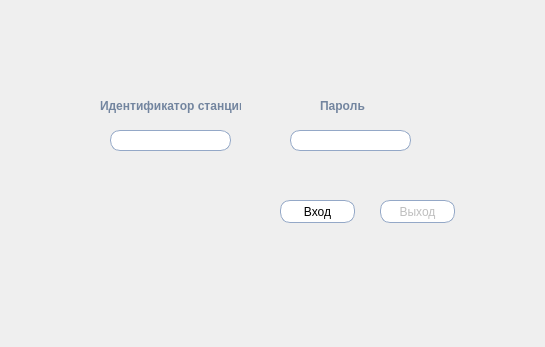
<?xml version="1.0" encoding="UTF-8"?>
<ui version="4.0">
 <class>Dialog</class>
 <widget class="QDialog" name="Dialog">
  <property name="enabled">
   <bool>true</bool>
  </property>
  <property name="geometry">
   <rect>
    <x>0</x>
    <y>0</y>
    <width>545</width>
    <height>347</height>
   </rect>
  </property>
  <property name="windowTitle">
   <string>Dialog</string>
  </property>
  <property name="styleSheet">
   <string notr="true"/>
  </property>
  <widget class="QLabel" name="label">
   <property name="geometry">
    <rect>
     <x>100</x>
     <y>90</y>
     <width>141</width>
     <height>31</height>
    </rect>
   </property>
   <property name="font">
    <font>
     <weight>75</weight>
     <bold>true</bold>
     <kerning>false</kerning>
    </font>
   </property>
   <property name="styleSheet">
    <string notr="true">QLabel{
color: rgb(115, 133, 159);
}</string>
   </property>
   <property name="text">
    <string>Идентификатор станции</string>
   </property>
  </widget>
  <widget class="QLabel" name="label_2">
   <property name="geometry">
    <rect>
     <x>320</x>
     <y>90</y>
     <width>121</width>
     <height>31</height>
    </rect>
   </property>
   <property name="font">
    <font>
     <weight>75</weight>
     <bold>true</bold>
     <kerning>false</kerning>
    </font>
   </property>
   <property name="styleSheet">
    <string notr="true">QLabel{
color: rgb(115, 133, 159);
}</string>
   </property>
   <property name="text">
    <string>Пароль</string>
   </property>
  </widget>
  <widget class="QLineEdit" name="login">
   <property name="geometry">
    <rect>
     <x>110</x>
     <y>130</y>
     <width>121</width>
     <height>21</height>
    </rect>
   </property>
   <property name="styleSheet">
    <string notr="true">QLineEdit{
border: 1px solid;
border-color: rgb(148, 168, 199);
border-radius: 10px;
background: white;
padding-left: 1px;
}</string>
   </property>
  </widget>
  <widget class="QLineEdit" name="password">
   <property name="geometry">
    <rect>
     <x>290</x>
     <y>130</y>
     <width>121</width>
     <height>21</height>
    </rect>
   </property>
   <property name="styleSheet">
    <string notr="true">QLineEdit{
border: 1px solid;
border-color: rgb(148, 168, 199);
border-radius: 10px;
background: white;
padding-left: 1px;
}</string>
   </property>
  </widget>
  <widget class="QPushButton" name="pushButton">
   <property name="geometry">
    <rect>
     <x>280</x>
     <y>200</y>
     <width>75</width>
     <height>23</height>
    </rect>
   </property>
   <property name="styleSheet">
    <string notr="true">QPushButton{
border: 1px solid;
border-color: rgb(148, 168, 199);
border-radius: 10px;
background: white;
}

QPushButton:hover{
border-color: rgb(0, 0, 199);
}

QPushButton:pressed{
background: rgb(219, 225, 233);
}</string>
   </property>
   <property name="text">
    <string>Вход</string>
   </property>
  </widget>
  <widget class="QPushButton" name="pushButton_2">
   <property name="enabled">
    <bool>false</bool>
   </property>
   <property name="geometry">
    <rect>
     <x>380</x>
     <y>200</y>
     <width>75</width>
     <height>23</height>
    </rect>
   </property>
   <property name="styleSheet">
    <string notr="true">QPushButton{
border: 1px solid;
border-color: rgb(148, 168, 199);
border-radius: 10px;
background: white;
}

QPushButton:hover{
border-color: rgb(0, 0, 199);
}

QPushButton:pressed{
background: rgb(219, 225, 233);
}</string>
   </property>
   <property name="text">
    <string>Выход</string>
   </property>
  </widget>
 </widget>
 <resources/>
 <connections/>
</ui>
